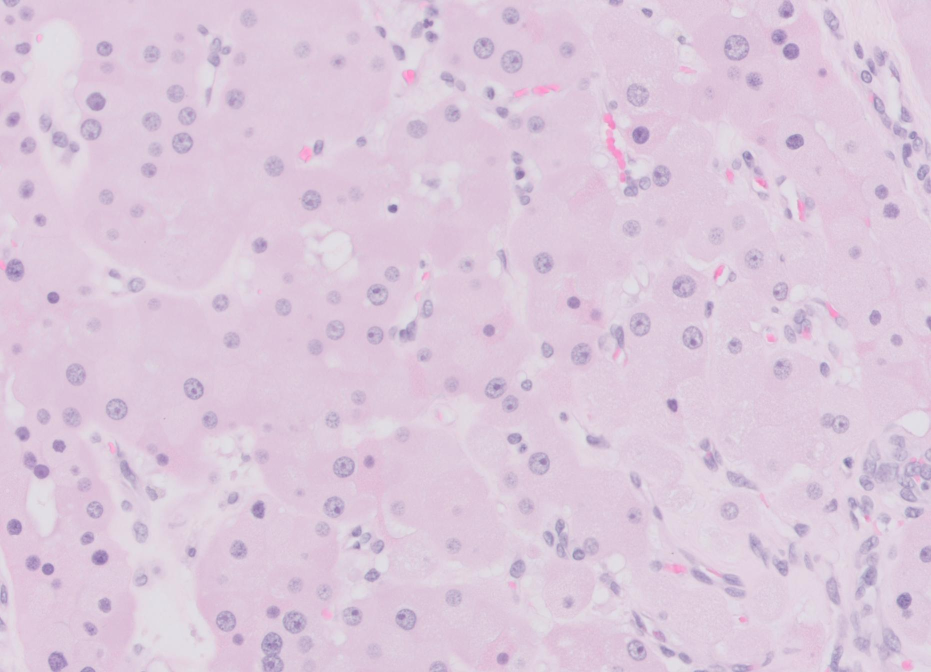
#> input picture test_image/Oncocytoma/4.jpg, 1862 x 1344 px, given in place of , which was not available (shown at 1/2 size)
$ python -i feature_1.py   (imports and definitions only)   (older library calls are emulated)
#> lines starting #> are read from the running program, lines starting #| are printed output that depends on the picture; after the words box and inside, x2 and y2 are one past the last pixel; in counts of white or black regions, pixels touching at a corner belong together; pictures that were not available may be replaced by others from this repository, and a replacement may not be noted
### pixelbetweenpoints.py


def pixel_between_two_points(x1, x2, y1, y2):
#> called with x1 = 168, x2 = 132, y1 = 179, y2 = 150
    two_points_list=[]
    x_distance = (x2 - x1)
    y_distance = (y2 - y1)

    if x_distance == 0 and y_distance == 0:
        return [[x1, y1], [x2, y2]]

    a=0
    b=0
    if x_distance>0:
        a=1
    else:
        a=-1
    if y_distance>0:
        b=1
    else:
        b=-1

    if abs(y_distance) < abs(x_distance):

        div_1 = y_distance / x_distance

        for i in range(0, x_distance,a):
            pixel = [x1 + i, y1 + round(i * div_1)]
            #print(pixel)
            two_points_list.append(pixel)
            lenth_of_list = len(two_points_list)

    else:
        div_1 = x_distance / y_distance

        for i in range(0, y_distance,b):
            pixel = [x1 + round(i * div_1), y1 + i]
            #print(pixel)
            two_points_list.append(pixel)
            lenth_of_list=len(two_points_list)

    return two_points_list

test=pixel_between_two_points(168, 132,
                         179, 150)

### feature_1.py
# xu_yang 2020/5/25 cell_detection_1.0.0
# get masked cells image
import pdb

import cv2 as cv

import numpy as np
from pylab import *
from pixelbetweenpoints import pixel_between_two_points
import os
import tkinter as tk
from tkinter import filedialog
from feature_1_for_threshold_test import threshold_test
from tqdm import tqdm

path_output = 'F:\YI RONG\BU\Research-resources\CellDetection\output\\'


def step1(path_slides=''):
#> called with path_slides = ''
    cv.destroyAllWindows()
    plt.close()

    os_path = os.getcwd()
    cell_area_hist_list = []
    # [9 lines of commented-out code are left out]
    file_path = path_slides

    threshold_value = 190
    # threshold_value=threshold_test(file_path)

    if not os.path.exists(os_path + '\\bin\\output'):
        os.makedirs(os_path + '\\bin\\output')
    if not os.path.exists(os_path + '\\bin\\output'):
        os.makedirs(os_path + '\\result')
    if not os.path.exists(os_path + '\\bin\\output'):
        os.mkdir(os_path + '\\output_single')
    if not os.path.exists(os_path + '\\bin\\output'):
        os.makedirs(os_path + '\\result_pdf')
    img = cv.imread(file_path)
#> img is the input picture: shape (1344, 1862, 3); mean B, G, R 219.4, 200.5, 219.7
    img_original = img
    # print("Img size: [Width :",img.shape[0],"]","[Height :",img.shape[1],"]")
    if img.shape[0] < 450 or img.shape[1] < 600:
        img = cv.copyMakeBorder(img, 80, 450, 360, 360, cv.BORDER_CONSTANT, value=[255, 255, 255])
    else:
        img = cv.copyMakeBorder(img, 80, 450, 60, 60, cv.BORDER_CONSTANT, value=[255, 255, 255])
#> img: shape (1874, 1982, 3)
    img_masked = img.copy()
    img_nucleus_white_img = img.copy()

    # -----preprocess-----
    gray = cv.cvtColor(img, cv.COLOR_BGR2GRAY)
    # cv.imshow("gray", gray)

    gauss = cv.GaussianBlur(gray, (5, 5), 5)
    # cv.imshow("gauss1",gauss)

    ret, thresh = cv.threshold(gauss, threshold_value, 255, 0)
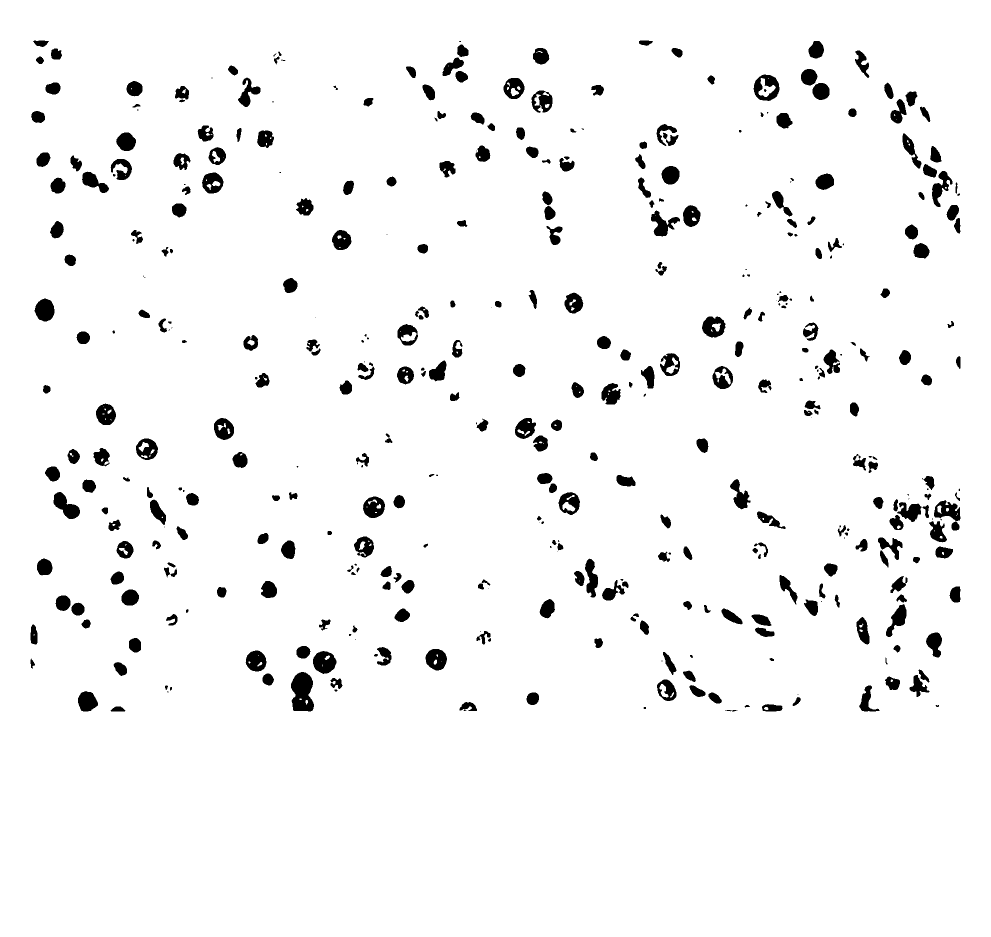
#> thresh: shape (1874, 1982) (shown at 1/2 size); 95.9% white; 423 black regions (73 under 20 px), largest, box (x1, y1, x2, y2) and area: (582, 1344, 628, 1423) 2779, (626, 1302, 673, 1348) 1552, (1507, 149, 1559, 202) 1529
#> ret = 190
    # cv.imwrite("bin\\figure3_left.jpg",thresh)
    # cv.imshow("thresh",thresh)

    erode = cv.erode(thresh, None, iterations=1)
#> erode: shape (1874, 1982); 94.7% white; 359 black regions (22 under 20 px)
    # cv.imshow("erode",erode)

    # -----remove outlines-----

    # cv.imshow("erode",erode)
    for i in range(0, img.shape[0]):
        for j in range(0, img.shape[1]):
            erode[0][j] = 255
    # -----find contours-----
    img, cnts, hierarchy = cv.findContours(erode.copy(), cv.RETR_LIST, cv.CHAIN_APPROX_NONE)
#> cnts = 477 contours, 95 with area under 20; largest, box (x1, y1, x2, y2) and area: (0, 0, 1982, 1874) 3710413, (580, 1342, 630, 1425) 3224, (1505, 147, 1561, 204) 2434, (1866, 998, 1923, 1063) 2118, (1785, 996, 1860, 1046) 2054

    def cnt_area(cnt):
        area = cv.contourArea(cnt)
        return area

    counter_number = 0
    location_cells_center = {}
    area_of_cells_nucleus = []
    Whole_pic_cell_area_ave_percent = []
    Whole_pic_cell_color_ave = []
    x1 = 1
    y1 = 1
    x2 = 1
    y2 = 1
    x_sample = 1
    y_sample = 1

    for i in tqdm(range(0, len(cnts)), desc='Cell Nucleus Detecting'):
        x, y, w, h = cv.boundingRect(cnts[i])
        if 250 <= cnt_area(cnts[i]) <= 0.1 * (img.shape[0] * img.shape[1]) and cnt_area(cnts[i]) / (w * h) > 0.4:
            # print('if true checkpoint')
            cell_area_hist_list.append(cnt_area(cnts[i]))
            # print(cnts[i])
            # cell_area_hist_list.append(area_calculate_from_points(cnts[i]))
            counter_number += 1
            # print(cnts[i])
            # print("======")
            cv.drawContours(img_masked, cnts[i], -1, (0, 0, 255), 2)  # draw contours
            cv.drawContours(img_nucleus_white_img, [cnts[i]], -1, (255, 255, 255), -1)  # masked white
            M = cv.moments(cnts[i])

            # 检索每个细胞的内部颜色
            x, y, w, h = cv.boundingRect(cnts[i])

            # cv.imshow('single_cell', newimage)

            cell_area_percent = 0

            for row in range(y, y + h):
                for col in range(x, x + w):
                    result = cv.pointPolygonTest(cnts[i], (col, row), False)
                    if result == -1:
                        cv.circle(gray, (col, row), 1, 255, -1)
                        cv.circle(img, (col, row), 1, (255, 255, 255), -1)
                        cell_area_percent += 1
            cv.rectangle(img, (x, y), (x + w, y + h), (153, 153, 0), 1)
            newimage_gray = gray[y:y + h, x:x + w]

            Single_Cell_Color_Distrution = []
            for row in range(h):
                for col in range(w):
                    if newimage_gray[row, col] != 255:
                        Single_Cell_Color_Distrution.append(newimage_gray[row, col])
            # print('Single_Cell_Color_Distrution: ' + str(Single_Cell_Color_Distrution))
            '''
            plt.hist(Single_Cell_Color_Distrution,bins=50)
            plt.title(str(counter_number))
            plt.show()
            '''
            # print("this cell area percent= ",str(cell_area_percent/(w*h)))
            np.set_printoptions(precision=3)
            Whole_pic_cell_area_ave_percent.append(cnt_area(cnts[i]) / (w * h))
            if len(Single_Cell_Color_Distrution) > 0:
                Whole_pic_cell_color_ave.append(np.nanmean(Single_Cell_Color_Distrution))
            """#找出masked细胞内点的坐标 find coordinates of cells in masked image
            rect = cv.minAreaRect(cnts[i])
            cx, cy = rect[0]
            box = cv.boxPoints(rect)
            box = np.int0(box)
            cv.drawContours(img_masked, [box], 0, (0, 0, 255), 2)
            #cv.circle(img_masked, (np.int32(cx), np.int32(cy)), 2, (255, 0, 0), 2, 8, 0)

            box_gray_color=[]
            for by in range(box[2][1],box[0][1]+1):
                for bx in range(box[1][0],box[3][0]+1):
                    #print(bx,by)
                    #cv.circle(img_masked,(bx, by), 1, (255, 0, 0), 2, 8, 0)
                    box_gray_color.append(gray[bx,by])
            plt.hist(box_gray_color)

            plt.hist(box_gray_color,bins=50)
            plt.title(str(counter_number))
            plt.show()

            dist=cv.pointPolygonTest(cnts[i],(50,50),True)
            """
            try:
                cX = int(M["m10"] / M["m00"])
                cY = int(M["m01"] / M["m00"])
                cv.circle(img_masked, (cX, cY), 3, (255, 255, 255), -1)
                cv.putText(img_masked, str(counter_number), (cX - 20, cY - 20), cv.FONT_HERSHEY_SIMPLEX, 0.5,
                           (255, 255, 255), 2)
                area_of_cells_nucleus.append(cnt_area(cnts[i]))
                location_cells_center[counter_number] = [cX, cY]
            except:
                pass
#> this loop made 477 passes
#> (cX, cY) on passes 4, 7, 8, 15, 16, 18, 21, 23: (235, 1418), (1543, 1415), (936, 1413), (1429, 1395), (1065, 1396), (174, 1402), (1733, 1400), (1393, 1382)
#> gray: shape (1874, 1982); min 115, max 255, mean 225.3
#> img: shape (1874, 1982)
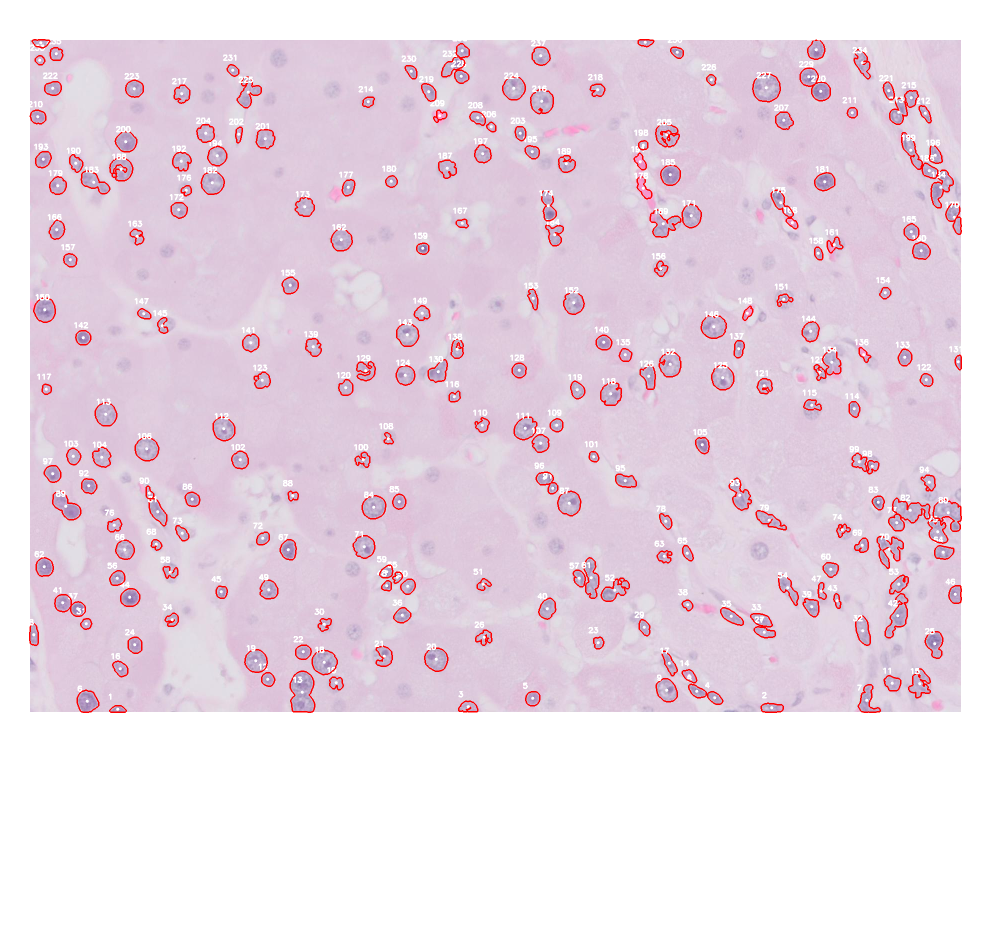
#> img_masked: shape (1874, 1982, 3) (shown at 1/2 size); mean B, G, R 227.3, 215.3, 232.6
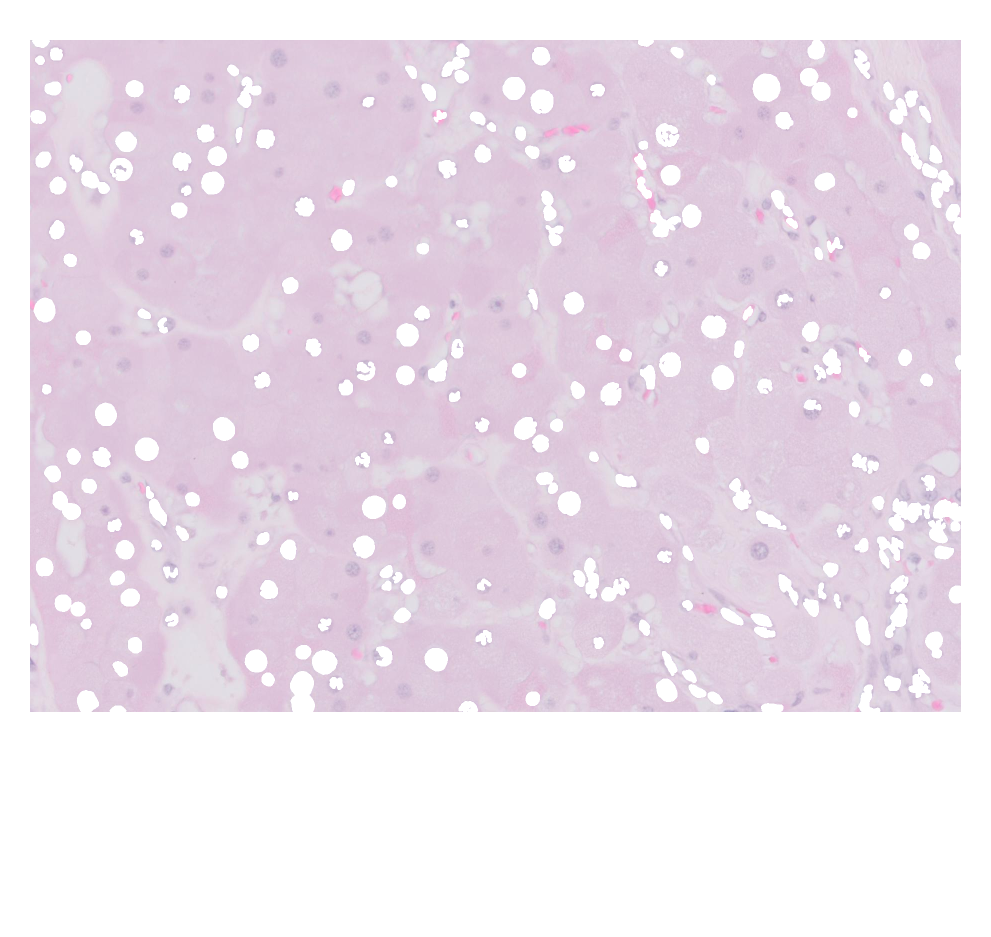
#> img_nucleus_white_img: shape (1874, 1982, 3) (shown at 1/2 size); mean B, G, R 234, 223, 234.8
            # [11 lines of commented-out code are left out]

    ave_cell_nucleus_color = np.nanmean(Whole_pic_cell_color_ave)
    # [5 lines of commented-out code are left out]

    cv.imwrite("bin\\cell_clean.bmp", img)
    # -----put Text-----
    print("total cells number : ", counter_number)
#| total cells number :  241

    cv.line(img_masked, (x1, y1), (x2, y2), (0, 0, 255), 2)
#> img_masked: shape (1874, 1982, 3); under 0.01% of pixels changed, all inside (x1, y1, x2, y2) = (0, 0, 3, 3)

    list_of_two_points = pixel_between_two_points(x1, x2, y1, y2)

    # -----output information on the line
    height_of_two_points = []
    height_of_two_points_B = []
    height_of_two_points_G = []
    height_of_two_points_R = []

    for m in range(0, len(list_of_two_points)):
        height = img[list_of_two_points[m][1], list_of_two_points[m][0]]
        try:
            height_B = img[list_of_two_points[m][1], list_of_two_points[m][0]][0]
            height_G = img[list_of_two_points[m][1], list_of_two_points[m][0]][1]
            height_R = img[list_of_two_points[m][1], list_of_two_points[m][0]][2]
            height_of_two_points_B.append(height_B)
            height_of_two_points_G.append(height_G)
            height_of_two_points_R.append(height_R)
        except:
            pass
        # print(height)
        height_of_two_points.append(height)
    img_sample = img.copy()
    cv.circle(img_sample, (x_sample, y_sample), 3, (0, 0, 255), -1)
#> img_sample: shape (1874, 1982); min 0, max 255, mean 240.8
    font = cv.FONT_HERSHEY_SIMPLEX
    cv.putText(img_sample, "Sample_Point", (x_sample - 20, y_sample - 20), font, 0.7, (255, 255, 255), 2)

    # save to local
    f = open("bin\\dict.txt", 'w')
    f.write(str(location_cells_center))
    f.close()

    # < list save
    file1 = open('bin\\area_of_nucleus.txt', 'w')
    for fp in area_of_cells_nucleus:
        file1.write(str(fp))
        file1.write('\n')
#> this loop made 241 passes
#> fp on passes 1 to 3: 338, 663.5, 623.5
    file1.close()
    # list save >

    cv.imwrite("bin\\temp.bmp", img_masked)
    cv.imwrite("bin\\temp_1.bmp", img_nucleus_white_img)
    cv.imwrite("bin\\figure3_right.jpg", img_masked)
    # ================hist of cells area==================
    plt.hist(cell_area_hist_list)
    # plt.show()

    # =================================
    # -----
    # =================================UI/
    cv.putText(img_masked, "Overview", (80, 40), cv.FONT_HERSHEY_SIMPLEX, 1, (0, 0, 0), 2)
#> img_masked: shape (1874, 1982, 3); mean B, G, R 227.2, 215.2, 232.5
    image_size_text = "Image size: [Width :" + str(img_original.shape[0]) + "]" + "[Height :" + str(
        img_original.shape[1]) + "]"
    cv.putText(img_masked, image_size_text, (80, img.shape[0] - 400), cv.FONT_HERSHEY_SIMPLEX, 1, (0, 0, 0), 2)
    cv.putText(img_masked, "Total cells number: " + str(counter_number), (80, img.shape[0] - 350),
               cv.FONT_HERSHEY_SIMPLEX, 1, (0, 0, 0), 2)
    Cells_density = ('%.2f' % (10000 * counter_number / (img.shape[0] * img.shape[1])))
    # print("Cells density : ",Cells_density," / 100*100 pixels")
    cv.putText(img_masked, "Cells density : " + str(Cells_density) + " / 100*100 pixels", (80, img.shape[0] - 300),
               cv.FONT_HERSHEY_SIMPLEX, 1, (0, 0, 0), 2)
    cv.putText(img_masked, "Close window to continue", (80, img.shape[0] - 250), cv.FONT_HERSHEY_SIMPLEX, 0.8,
               (0, 0, 0), 1)
#> img_masked: shape (1874, 1982, 3); mean B, G, R 226.4, 214.5, 231.8
    # =================================/UI
    # cv.imshow("result", img_masked)
    # cv.imshow("img_sample_location_RED_DOT", img_sample)
    cv.imwrite("bin\\overview_result1.bmp", img_masked)
    # print("============Step 1 End============")
    # cv.waitKey()
    return counter_number, Cells_density, ave_cell_nucleus_color

>>> result = step1()
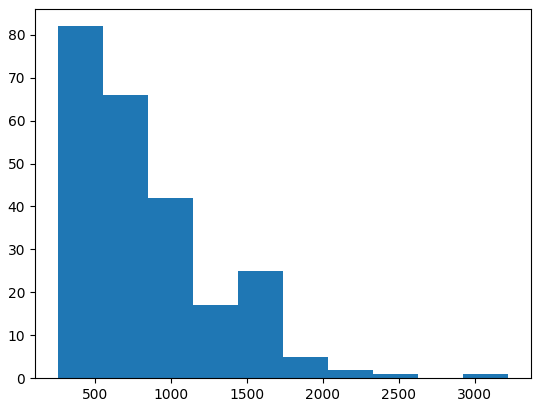
#> figure drawn by matplotlib, 1 panel; tallest bar 82 high, from x = 251 to 548.2

$ run again, on test_image/Oncocytoma/1.jpg
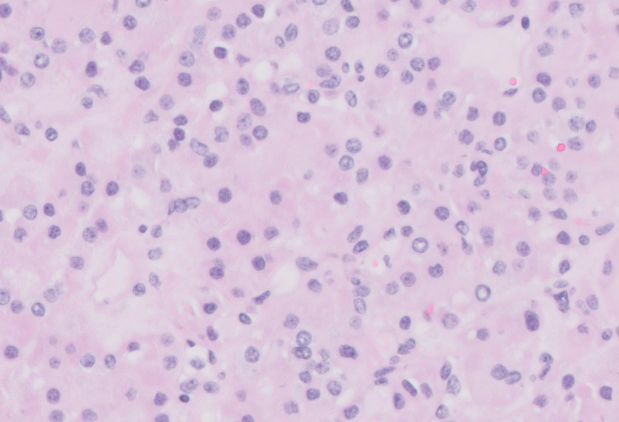
#> input picture test_image/Oncocytoma/1.jpg, 1238 x 844 px, given in place of , which was not available (shown at 1/2 size)
#> in step1, img is the input picture: shape (844, 1238, 3); mean B, G, R 218.4, 195.8, 216.1
#> thresh: shape (1374, 1358); 92.6% white; 284 black regions (17 under 20 px), largest, box (x1, y1, x2, y2) and area: (642, 740, 684, 800) 1649, (395, 308, 436, 382) 1592, (657, 778, 719, 847) 1553
#> ret = 190
#> erode: shape (1374, 1358); 90.9% white; 273 black regions (4 under 20 px)
#> cnts = 300 contours, 20 with area under 20; largest, box (x1, y1, x2, y2) and area: (0, 0, 1358, 1374) 1863161, (655, 776, 721, 849) 2069, (640, 738, 686, 802) 2055, (393, 306, 438, 384) 1972, (760, 632, 802, 709) 1892
#> the loop in step1, `for i in tqdm(range(0, len(cnts)), desc='Cell Nucleus Detecting'):` made 300 passes
#> (cX, cY) on passes 1, 2, 5, 6, 7, 8, 9, 10: (554, 916), (383, 915), (172, 911), (237, 910), (761, 903), (942, 903), (642, 895), (1140, 882)
#> after the loop in step1, `for i in tqdm(range(0, len(cnts)), desc='Cell Nucleus Detecting'):`:
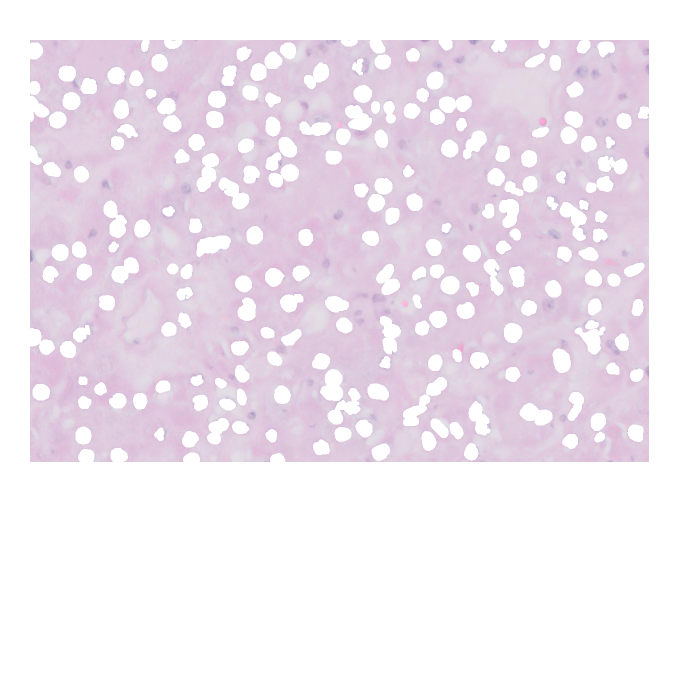
#> img_nucleus_white_img: shape (1374, 1358, 3) (shown at 1/2 size); mean B, G, R 239.6, 230.4, 239.7
#| total cells number :  220
#> img_sample: shape (1374, 1358); min 0, max 255, mean 230.6
#> the loop in step1, `for fp in area_of_cells_nucleus:` made 220 passes
#> fp on passes 1 to 3: 428, 528.5, 685.5
#> `result = step1()`:
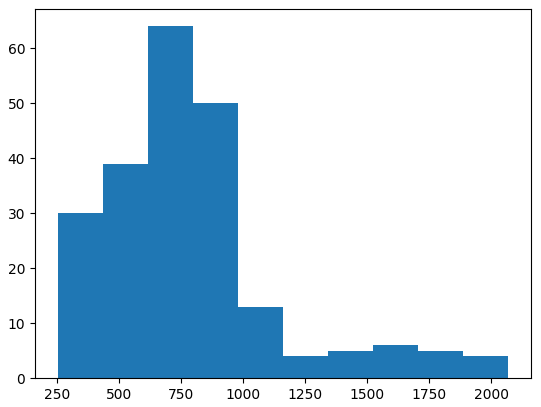
#> figure drawn by matplotlib, 1 panel; tallest bar 64 high, from x = 615 to 796.8
